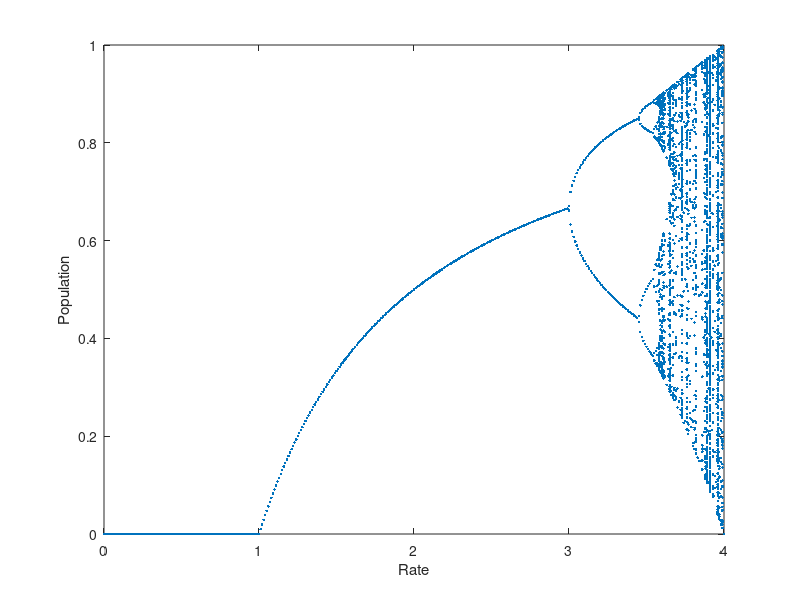

MATLAB code to generate this figure:
% Bifurcation.m is a MATLAB program to construct 
% the bifurcation plot of logistic map
% Dinesh Kumar, May, 2022

clear all; close all; clc

% Creating a vector pop that stores all the poppulation values
pop = [];

% Loop to vary growth rate parameter from 0 to 4
for r = 0:0.01:4
    % Initial population is fixed at 0.5
    pop_i = 0.5;

    % Loop to find next gen
    for gen = 1:2500
        % Logistic equation: x(n+1) = r*x(n)*(1-x(n))
        pop_j = ((pop_i-pop_i^2)*r);
        pop_i = pop_j;
    end

    % Saving population data until it gets 
    % arbitrarily close to itself again
    pop_ss = pop_j;
    for gen = 1:2500
        pop_j = ((pop_i-pop_i^2)*r);
        pop_i = pop_j;

        % Saving the growth rate & new population value
        pop(1,length(pop)+1) = r;
        pop(2,length(pop)) = pop_i;

        % This if condition makes the loop run until the difference between
        % the steady state and saved state is less than 0.005
        if(abs(pop_j-pop_ss) < 0.005)
            break
        end
    end
end
% Plot
title('Population vs Growthrate');
plot(pop(1,:),pop(2,:),'.','LineWidth',0.1);
xlabel('Rate'),ylabel('Population')